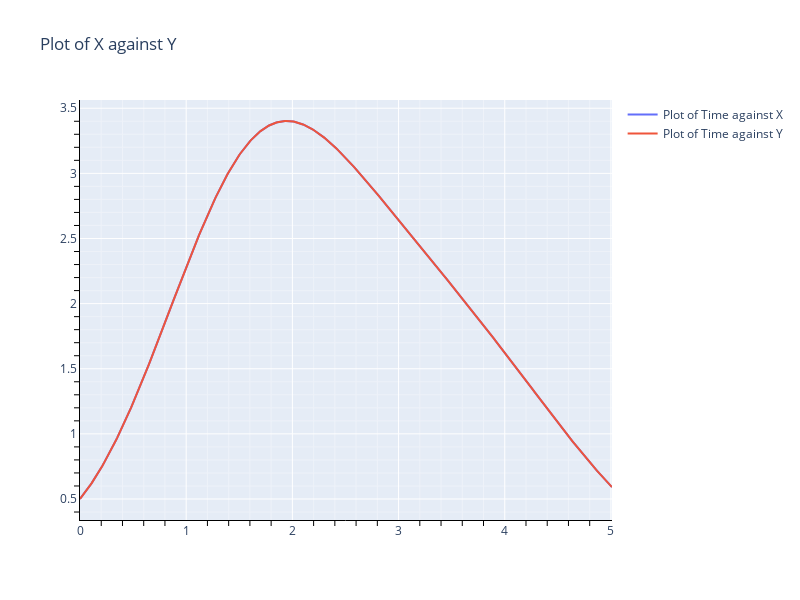

The notebook cell saved with this chart:
### Markdown cell above
<H2> Метод Рунге-Кутты 4 порядка (с постоянным шагом)

### Code cell
method_name = "_ode_RK4_fix_step_output"

df = pd.read_csv(fout_dir + file_name_2 + method_name + ".csv")


def u_func(t):
    return np.exp(np.sin(t)) - np.cos(t) + 0.5


t = df["time"]
y = df["u0"]
u = u_func(t)


draw_plots_plotly(t, y, u)

### Figure 1 — Plotly figure (JSON) as saved in the notebook; plotly's stock layout.template omitted (floating-point values rounded to 4 significant figures; data arrays with more than 128 entries replaced by an {"elided": "..."} marker saying what was removed)
{"data": [{"mode": "lines", "name": "Plot of Time against X", "type": "scatter", "x": {"elided": "502 float values"}, "y": {"elided": "502 float values"}}, {"mode": "lines", "name": "Plot of Time against Y", "type": "scatter", "x": {"elided": "502 float values"}, "y": {"elided": "502 float values"}}], "layout": {"autosize": false, "height": 600, "title": {"text": "Plot of X against Y"}, "width": 800, "xaxis": {"linecolor": "black", "linewidth": 1, "minor": {"showgrid": true, "tickcolor": "black", "ticklen": 5}, "showline": true}, "yaxis": {"linecolor": "black", "linewidth": 1, "minor": {"showgrid": true, "tickcolor": "black", "ticklen": 5}, "showline": true}}}
